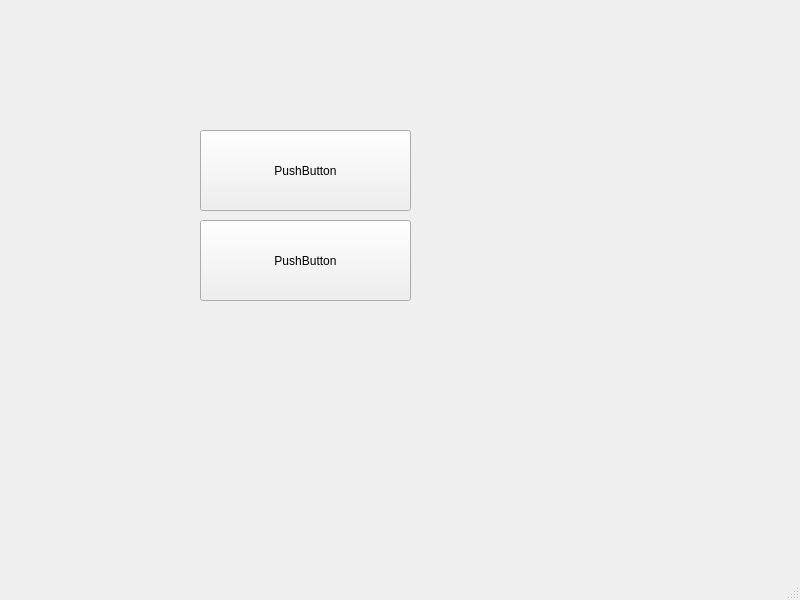
<?xml version="1.0" encoding="UTF-8"?>
<ui version="4.0">
 <class>MainWindow</class>
 <widget class="QMainWindow" name="MainWindow">
  <property name="geometry">
   <rect>
    <x>0</x>
    <y>0</y>
    <width>800</width>
    <height>600</height>
   </rect>
  </property>
  <property name="windowTitle">
   <string>MainWindow</string>
  </property>
  <widget class="QWidget" name="centralwidget">
   <widget class="QPushButton" name="pushButton">
    <property name="geometry">
     <rect>
      <x>200</x>
      <y>130</y>
      <width>211</width>
      <height>81</height>
     </rect>
    </property>
    <property name="text">
     <string>PushButton</string>
    </property>
   </widget>
   <widget class="QPushButton" name="pushButton_2">
    <property name="geometry">
     <rect>
      <x>200</x>
      <y>220</y>
      <width>211</width>
      <height>81</height>
     </rect>
    </property>
    <property name="text">
     <string>PushButton</string>
    </property>
   </widget>
  </widget>
  <widget class="QMenuBar" name="menubar">
   <property name="geometry">
    <rect>
     <x>0</x>
     <y>0</y>
     <width>800</width>
     <height>21</height>
    </rect>
   </property>
  </widget>
  <widget class="QStatusBar" name="statusbar"/>
 </widget>
 <resources/>
 <connections/>
</ui>
